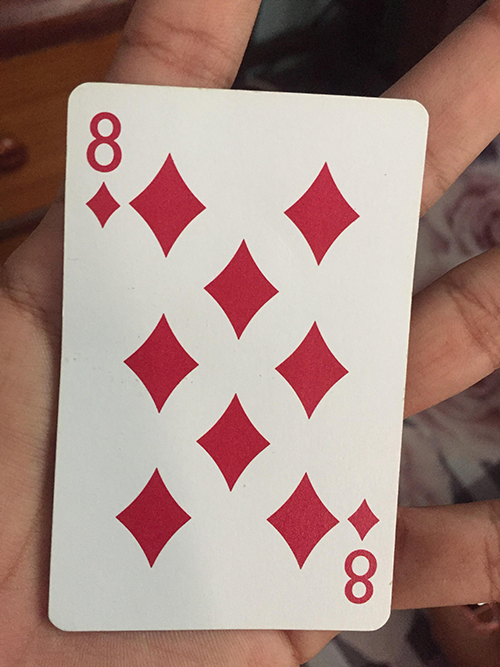
#> input picture easy-object-detection/images/8_diamonds.png, 500 x 667 px; its folder holds only this picture in this run
$ python 04-match.py --template images/8_diamonds.png --images images
#> lines starting #> are read from the running program, lines starting #| are printed output that depends on the picture; after the words box and inside, x2 and y2 are one past the last pixel; in counts of white or black regions, pixels touching at a corner belong together
# USAGE
# python 04-match.py --template images/cod/cod_logo.png --images images/cod

# import the necessary packages
import numpy as np
import argparse
import imutils
import glob
import cv2

# construct the argument parser and parse the arguments
ap = argparse.ArgumentParser()
ap.add_argument("-t", "--template", required=True, help="Path to template image")
ap.add_argument("-i", "--images", required=True,
	help="Path to images where template will be matched")
ap.add_argument("-v", "--visualize",
	help="Flag indicating whether or not to visualize each iteration")
args = vars(ap.parse_args())

# load the image image, convert it to grayscale, and detect edges
template = cv2.imread(args["template"])
#> template is the input picture: shape (667, 500, 3); mean B, G, R 130.6, 138, 165.9
template = cv2.cvtColor(template, cv2.COLOR_BGR2GRAY)
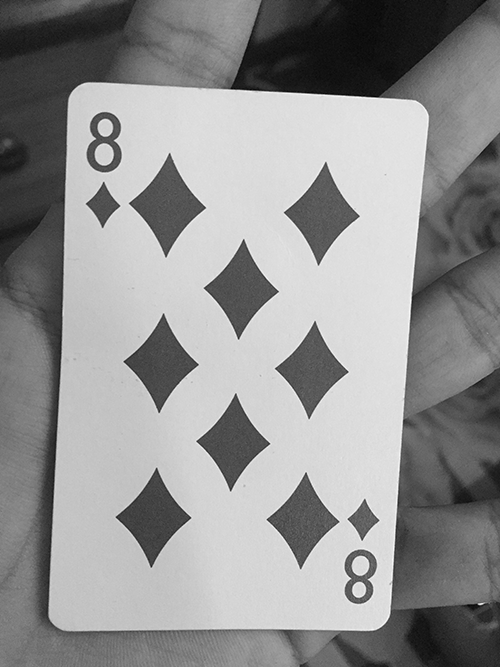
#> template: shape (667, 500); min 0, max 254, mean 145.5
template = cv2.Canny(template, 50, 200)
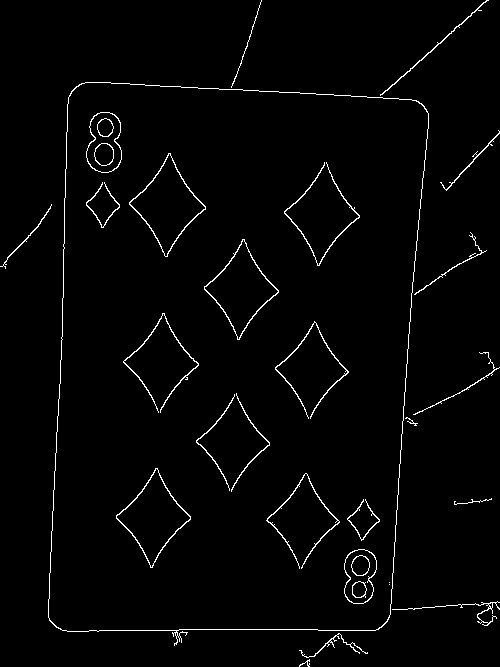
#> template: shape (667, 500); 2.1% white in thin lines or dots
(tH, tW) = template.shape[:2]
#> tH = 667; tW = 500
cv2.imshow("Template", template)

# loop over the images to find the template in
for imagePath in glob.glob(args["images"] + "/*.jpg"):
	# load the image, convert it to grayscale, and initialize the
	# bookkeeping variable to keep track of the matched region
	image = cv2.imread(imagePath)
	gray = cv2.cvtColor(image, cv2.COLOR_BGR2GRAY)
	found = None

	# loop over the scales of the image (image pyramids)
	#[::-1] (reverse order)
	for scale in np.linspace(0.2, 1.0, 20)[::-1]:
		# resize the image according to the scale, and keep track
		# of the ratio of the resizing
		resized = imutils.resize(gray, width = int(gray.shape[1] * scale))
		r = gray.shape[1] / float(resized.shape[1])

		# if the resized image is smaller than the template, then break
		# from the loop
		if resized.shape[0] < tH or resized.shape[1] < tW:
			break

		# detect edges in the resized, grayscale image and apply template
		# matching to find the template in the image
		edged = cv2.Canny(resized, 50, 200)
		result = cv2.matchTemplate(edged, template, cv2.TM_CCOEFF)
		(_, maxVal, _, maxLoc) = cv2.minMaxLoc(result)

		# check to see if the iteration should be visualized
		if args.get("visualize", False):
			# draw a bounding box around the detected region
			clone = np.dstack([edged, edged, edged])
			cv2.rectangle(clone, (maxLoc[0], maxLoc[1]),
				(maxLoc[0] + tW, maxLoc[1] + tH), (0, 0, 255), 2)
			cv2.imshow("Visualize", clone)
			cv2.waitKey(0)

		# if we have found a new maximum correlation value, then ipdate
		# the bookkeeping variable
		if found is None or maxVal > found[0]:
			found = (maxVal, maxLoc, r)

	# unpack the bookkeeping varaible and compute the (x, y) coordinates
	# of the bounding box based on the resized ratio
	(_, maxLoc, r) = found
	(startX, startY) = (int(maxLoc[0] * r), int(maxLoc[1] * r))
	(endX, endY) = (int((maxLoc[0] + tW) * r), int((maxLoc[1] + tH) * r))

	# draw a bounding box around the detected result and display the image
	cv2.rectangle(image, (startX, startY), (endX, endY), (0, 0, 255), 2)
	cv2.imshow("Image", image)
	cv2.waitKey(0)

# Of course, applying simple template matching, even multi-scale template matching
# has some significant limitations and drawbacks.

# While we can handle variations in translation and scaling, our approach will
# not be robust to changes in rotation or non-affine transformations.

# If we are concerned about rotation on non-affine transformations we are better
# off taking the time to detect keypoints, extract local invariant descriptors,
# and apply keypoint matching.

# But in the case where our templates are (1) fairly rigid and well-defined via an
# edge map and (2) we are only concerned with translation and scaling, then multi-scale
# template matching can provide us with very good results with little effort.

# Lastly, it’s important to keep in mind that template matching does not do a good
# job of telling us if an object does not appear in an image. Sure, we could set
# thresholds on the correlation coefficient, but in practice this is not reliable
# and robust. If you are looking for a more robust approach, you’ll have to explore
# keypoint matching.

$ run again, on easy-object-detection/images/diamonds_template.png
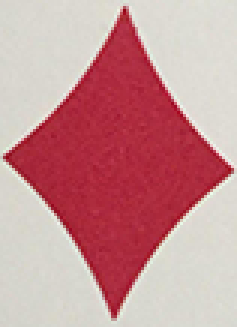
#> input picture easy-object-detection/images/diamonds_template.png, 79 x 109 px (shown 3 times larger)
#> template is the input picture: shape (109, 79, 3); mean B, G, R 149.8, 147.1, 199.9
#> `template = cv2.cvtColor(template, cv2.COLOR_BGR2GRAY)`:
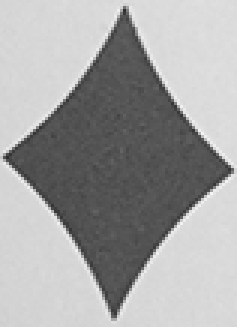
#> template: shape (109, 79) (shown 3 times larger); min 46, max 245, mean 163.2
#> `template = cv2.Canny(template, 50, 200)`:
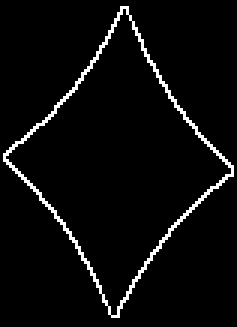
#> template: shape (109, 79) (shown 3 times larger); 4.1% white in thin lines or dots

$ run again, on easy-object-detection/images/example_02.jpg
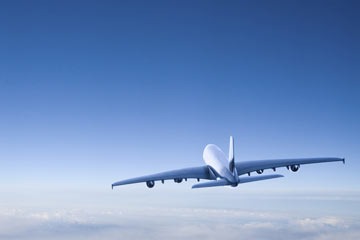
#> input picture easy-object-detection/images/example_02.jpg, 360 x 240 px
#> template is the input picture: shape (240, 360, 3); mean B, G, R 194.3, 145.2, 114.2
#> `template = cv2.Canny(template, 50, 200)`:
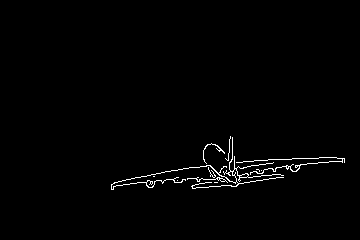
#> template: shape (240, 360); 1.2% white in thin lines or dots, all inside (x1, y1, x2, y2) = (111, 136, 345, 190)
#> the loop `for scale in np.linspace(0.2, 1.0, 20)[::-1]:` made 2 passes
#> (result, maxVal, found) on pass 1: ([65923400], 65923400, (65923400, (0, 0), 1))
#> `(_, maxLoc, r) = found`: r = 1
#> startX = 0
#> endX = 360; endY = 240
#> `cv2.rectangle(image, (startX, startY), (endX, endY), (0, 0, 255), 2)`:
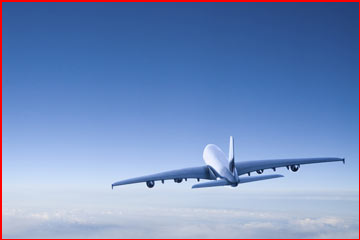
#> image: shape (240, 360, 3); 2.07% of pixels changed, all inside (x1, y1, x2, y2) = (0, 0, 360, 240)
